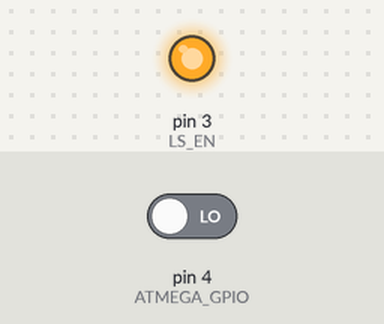
A sketch run on a simulated Arduino Uno, built with avr-gcc and run on an emulated ATmega328P. Shown: output pins drawn as LEDs (lit = HIGH). Inputs (shaded band) come from the test bench; at power-on: pin 4 (ATMEGA_GPIO) LOW.

Above: at 1.2 s.
1.3 s: pin 4 (ATMEGA_GPIO) driven HIGH
At 2.1 s:
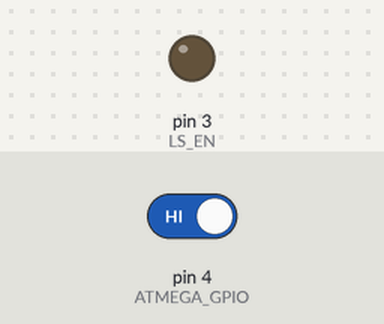
4.3 s: pin 4 (ATMEGA_GPIO) driven LOW
At 5.0 s:
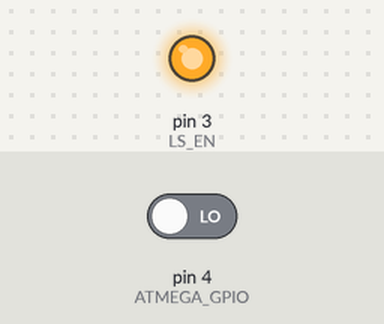
Timing chart, 0 to 7.3 s (numbered marks = the images above; inputs shaded):
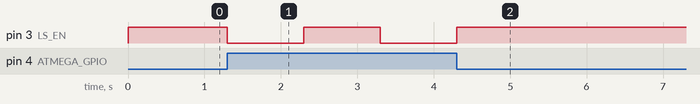

The sketch:

AttinySafmet_TPS22918_13MW_1CS.ino
```cpp
#define LS_EN 3
#define ATMEGA_GPIO 4


// the setup function runs once when you press reset or power the board
void setup() {
  // initialize digital pin LED_BUILTIN as an output.
  pinMode(LS_EN, OUTPUT);
  pinMode(ATMEGA_GPIO, INPUT);
}

void loop() {
  digitalWrite(LS_EN, HIGH);
  int count = 0;
  bool gpio_status = digitalRead(ATMEGA_GPIO);
  if (gpio_status) {
    digitalWrite(LS_EN, LOW);
    delay(1000);
    digitalWrite(LS_EN, HIGH);
    while (!digitalRead(ATMEGA_GPIO)) {
      count++;
      delay(100);
      if (count > 100) {
        count = 0;
        digitalWrite(LS_EN, LOW);
        delay(1000);
        digitalWrite(LS_EN, HIGH);
      }
    }
    delay(1000);
  }
}
```

Measured:
- after the input at 1.3 s, pin 3 (LS_EN): HIGH → LOW at once, → HIGH 1.0 s later, → LOW 1.0 s later
- after the input at 4.3 s, pin 3 (LS_EN): goes on until 4.3 s, then stays HIGH
